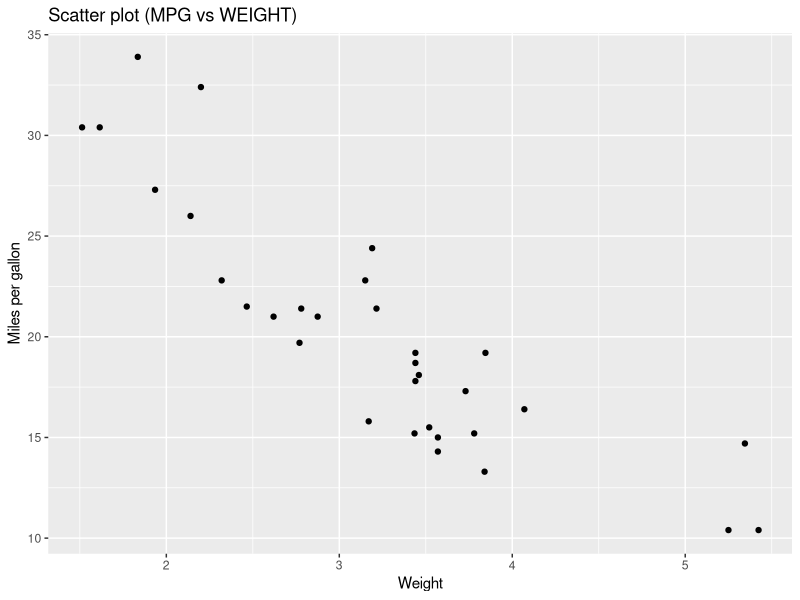
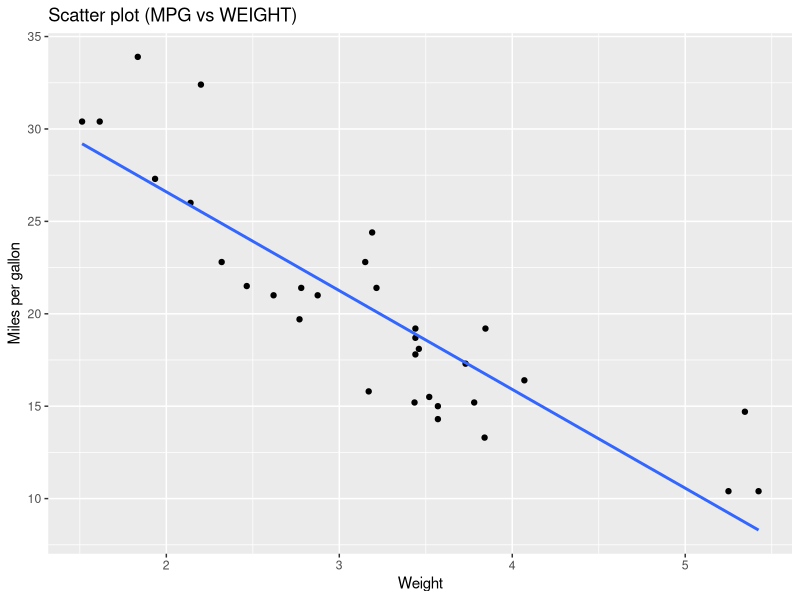
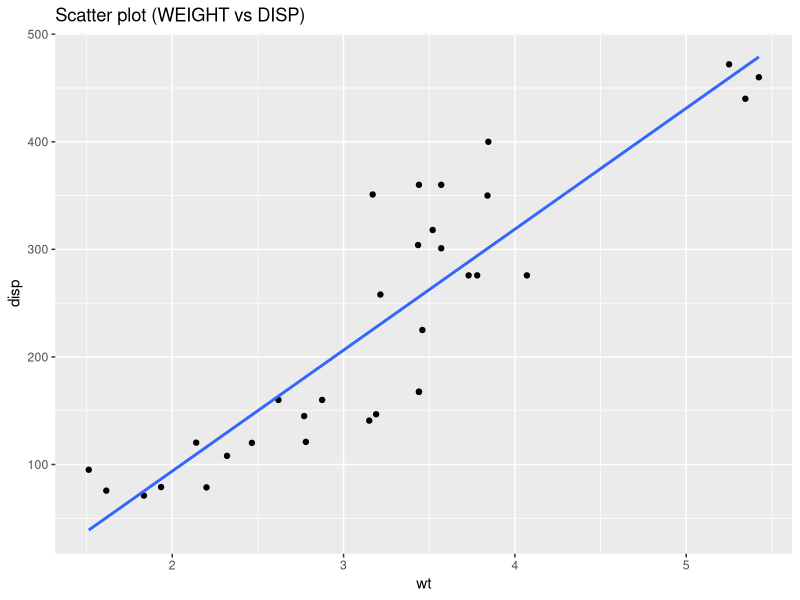
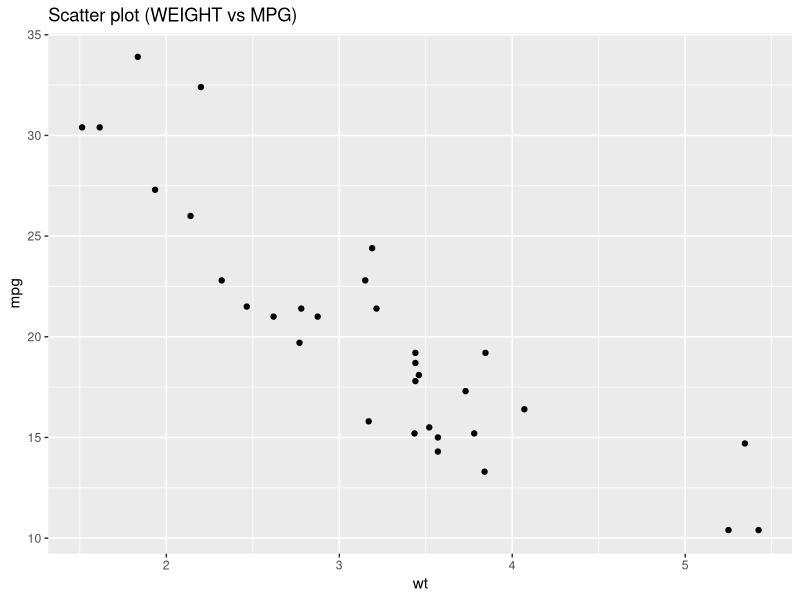

Here is the R script that generated these plots, in order: (Note: this script raises an error after producing the figures.)
## ---- chunk 1
# y = B0 + B1.x

# B0 and B1 are the coefficients 
# x is the predictor variable
# y is the response variable
## ---- chunk 2
x <- c(151, 174, 138, 186, 128, 136, 179, 163, 152, 131)
y <- c(63, 81, 56, 91, 47, 57, 76, 72, 62, 48)
## ---- chunk 3

relation <- lm(y~x)

print(relation)
## ---- chunk 4
# getting the summary of the relationship using summary function

print(summary(relation))
## ---- chunk 5
x <- c(151, 174, 138, 186, 128, 136, 179, 163, 152, 131)
y <- c(63, 81, 56, 91, 47, 57, 76, 72, 62, 48)

# Apply the lm() function.
relation <- lm(y~x)

print(summary(relation))
## ---- chunk 6
data(mtcars)
head(mtcars)
## ---- chunk 7
model <- lm(mpg ~ wt, data = mtcars)

## ---- chunk 8
summary(model)
## ---- chunk 9

## ---- chunk 10
library(ggplot2)
library(dplyr)
library(broom)
#library(ggpubr)
## ---- chunk 11
ggplot(mtcars, aes(x = wt, y = mpg)) +
  geom_point() +
  labs(x = "Weight", y = "Miles per gallon") +
  ggtitle("Scatter plot (MPG vs WEIGHT)")
## ---- chunk 12
ggplot(mtcars, aes(x = wt, y = mpg)) +
  geom_point() +
  labs(x = "Weight", y = "Miles per gallon") +
  ggtitle("Scatter plot (MPG vs WEIGHT)") +
  geom_smooth(method = "lm", se = FALSE)
## ---- chunk 13
relation_mlr = lm(mpg ~ cyl + disp + hp + wt, data = mtcars)
## ---- chunk 14
summary(relation_mlr)
## ---- chunk 15
ggplot(mtcars, aes(x = wt, y = disp)) +
    geom_point()+ ggtitle("Scatter plot (WEIGHT vs DISP)")+
    geom_smooth(method = "lm", se = FALSE)
## ---- chunk 16

ggplot(mtcars, aes(x = wt, y = mpg)) + 
  geom_point() +  ggtitle("Scatter plot (WEIGHT vs MPG)")
  geom_smooth(method = "lm", se = FALSE) +
  geom_line(aes(x = wt, y = predict(model)))
## ---- chunk 17
!install.packages("car")
!install.packages("corrplot")

library(car)
library(corrplot)

vif_values <- vif(model_mlr)
vif_values
## ---- chunk 18
actual = mtcars["mpg"]
df <- data.frame(actual, predicted = predict(model_mlr), residuals = residuals(model_mlr))
df
## ---- chunk 19
# Create a scatter plot of the residuals vs predicted values

ggplot(df, aes(x = predicted, y = residuals)) + geom_point()+
                 xlab("Predicted Values")+
                 ylab("Residuals")+
                 ggtitle("Residual Plot")
## ---- chunk 20
# Create a histogram of the residuals

ggplot(df, aes(x = residuals)) +
  geom_histogram(binwidth = 1) +
  xlab("Residuals") +
  ylab("Frequency") +
  ggtitle("Histogram of Residuals")
## ---- chunk 21
# Create a QQ plot of the residuals

qqnorm(residuals(model_mlr))
qqline(residuals(model_mlr))
## ---- chunk 22
library(dplyr)
library(ggplot2)
## ---- chunk 23
data(mtcars)
head(mtcars)
## ---- chunk 24
# Fit a logistic regression model with vs as the response variable
relation_logit <- glm(vs ~ wt + hp, data = mtcars, family = binomial(link = "logit"))
## ---- chunk 25
 # model summary
summary(relation_logit)
## ---- chunk 26
# Create a sequence of predictor variable values
x_seq <- seq(min(mtcars$wt), max(mtcars$wt), length = 100)
df <- data.frame(wt = x_seq, hp = median(mtcars$hp))
head(df)
## ---- chunk 27
y_prob <- predict(relation_logit, newdata = df, type = "response")
df$y_prob <- y_prob
head(df)
## ---- chunk 28
library(ggplot2)
ggplot(data = mtcars, aes(x = wt, y = vs)) +
  geom_point(aes(color = vs)) +
  geom_line(data = df, aes(x = x_seq, y = y_prob), color = "black") +
  labs(x = "Weight", y = "Probability of V/S") +
  ggtitle("Logistic Regression Curve")
## ---- chunk 29
input <- warpbreaks
print(head(input))

## ---- chunk 30
output <-glm(formula = breaks ~ wool+tension, data = warpbreaks,
   family = poisson)

## ---- chunk 31
print(summary(output))
## ---- chunk 32
ggplot(output, aes(x = breaks, y = wool)) +
  geom_point() +
  geom_line() +
  labs(x = "breaks", y = "wool")
## ---- chunk 33
data(iris)
head(iris)
## ---- chunk 34
library(ggplot2)
set.seed(123)
trainIndex <- createDataPartition(iris$Species, p = 0.8, list = FALSE)
trainData <- iris[trainIndex,]
testData <- iris[-trainIndex,]
